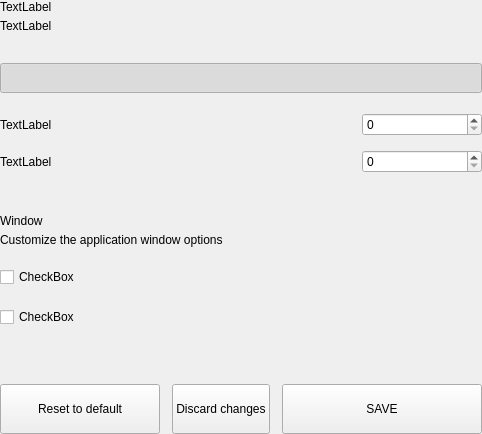
<?xml version="1.0" encoding="UTF-8"?>
<ui version="4.0">
 <class>SettingsMainOptionsWidget</class>
 <widget class="QWidget" name="SettingsMainOptionsWidget">
  <property name="geometry">
   <rect>
    <x>0</x>
    <y>0</y>
    <width>428</width>
    <height>434</height>
   </rect>
  </property>
  <property name="windowTitle">
   <string>Form</string>
  </property>
  <layout class="QVBoxLayout" name="verticalLayout">
   <property name="spacing">
    <number>0</number>
   </property>
   <property name="leftMargin">
    <number>0</number>
   </property>
   <property name="topMargin">
    <number>0</number>
   </property>
   <property name="rightMargin">
    <number>0</number>
   </property>
   <property name="bottomMargin">
    <number>0</number>
   </property>
   <item>
    <widget class="QWidget" name="left" native="true">
     <layout class="QVBoxLayout" name="verticalLayout_3">
      <property name="leftMargin">
       <number>0</number>
      </property>
      <property name="topMargin">
       <number>0</number>
      </property>
      <property name="rightMargin">
       <number>0</number>
      </property>
      <property name="bottomMargin">
       <number>0</number>
      </property>
      <item>
       <layout class="QVBoxLayout" name="verticalLayout_2">
        <property name="spacing">
         <number>0</number>
        </property>
        <item>
         <layout class="QHBoxLayout" name="horizontalLayout_3" stretch="1">
          <property name="spacing">
           <number>0</number>
          </property>
          <item>
           <layout class="QVBoxLayout" name="verticalLayoutTitle">
            <property name="spacing">
             <number>5</number>
            </property>
            <item>
             <widget class="QLabel" name="labelTitle">
              <property name="text">
               <string>TextLabel</string>
              </property>
             </widget>
            </item>
            <item>
             <widget class="QLabel" name="labelSubtitle1">
              <property name="text">
               <string>TextLabel</string>
              </property>
              <property name="wordWrap">
               <bool>true</bool>
              </property>
             </widget>
            </item>
           </layout>
          </item>
         </layout>
        </item>
        <item>
         <spacer name="verticalSpacer_2">
          <property name="orientation">
           <enum>Qt::Vertical</enum>
          </property>
          <property name="sizeType">
           <enum>QSizePolicy::Fixed</enum>
          </property>
          <property name="sizeHint" stdset="0">
           <size>
            <width>20</width>
            <height>30</height>
           </size>
          </property>
         </spacer>
        </item>
        <item>
         <layout class="QHBoxLayout" name="horizontalLayout">
          <item>
           <widget class="QPushButton" name="pushSwitchStart">
            <property name="minimumSize">
             <size>
              <width>0</width>
              <height>30</height>
             </size>
            </property>
            <property name="maximumSize">
             <size>
              <width>16777215</width>
              <height>30</height>
             </size>
            </property>
            <property name="text">
             <string/>
            </property>
            <property name="checkable">
             <bool>true</bool>
            </property>
            <property name="checked">
             <bool>true</bool>
            </property>
           </widget>
          </item>
         </layout>
        </item>
        <item>
         <spacer name="verticalSpacer_3">
          <property name="orientation">
           <enum>Qt::Vertical</enum>
          </property>
          <property name="sizeType">
           <enum>QSizePolicy::Fixed</enum>
          </property>
          <property name="sizeHint" stdset="0">
           <size>
            <width>20</width>
            <height>20</height>
           </size>
          </property>
         </spacer>
        </item>
        <item>
         <layout class="QHBoxLayout" name="horizontalLayout_2">
          <item>
           <widget class="QLabel" name="labelTitleSizeDb">
            <property name="text">
             <string>TextLabel</string>
            </property>
           </widget>
          </item>
          <item>
           <spacer name="horizontalSpacer_3">
            <property name="orientation">
             <enum>Qt::Horizontal</enum>
            </property>
            <property name="sizeHint" stdset="0">
             <size>
              <width>40</width>
              <height>20</height>
             </size>
            </property>
           </spacer>
          </item>
          <item>
           <widget class="QSpinBox" name="databaseCache">
            <property name="minimumSize">
             <size>
              <width>120</width>
              <height>0</height>
             </size>
            </property>
           </widget>
          </item>
         </layout>
        </item>
        <item>
         <spacer name="verticalThreads2">
          <property name="orientation">
           <enum>Qt::Vertical</enum>
          </property>
          <property name="sizeType">
           <enum>QSizePolicy::Fixed</enum>
          </property>
          <property name="sizeHint" stdset="0">
           <size>
            <width>20</width>
            <height>14</height>
           </size>
          </property>
         </spacer>
        </item>
        <item>
         <layout class="QHBoxLayout" name="horizontalThreads">
          <item>
           <widget class="QLabel" name="labelTitleThreads">
            <property name="text">
             <string>TextLabel</string>
            </property>
           </widget>
          </item>
          <item>
           <spacer name="horizontalSpacerThreads">
            <property name="orientation">
             <enum>Qt::Horizontal</enum>
            </property>
            <property name="sizeHint" stdset="0">
             <size>
              <width>40</width>
              <height>20</height>
             </size>
            </property>
           </spacer>
          </item>
          <item>
           <widget class="QSpinBox" name="threadsScriptVerif">
            <property name="minimumSize">
             <size>
              <width>120</width>
              <height>0</height>
             </size>
            </property>
           </widget>
          </item>
         </layout>
        </item>
        <item>
         <spacer name="verticalPercentagezRview">
          <property name="orientation">
           <enum>Qt::Vertical</enum>
          </property>
          <property name="sizeType">
           <enum>QSizePolicy::Fixed</enum>
          </property>
          <property name="sizeHint" stdset="0">
           <size>
            <width>20</width>
            <height>20</height>
           </size>
          </property>
         </spacer>
        </item>
        <item>
         <widget class="QLabel" name="labelDivider">
          <property name="minimumSize">
           <size>
            <width>0</width>
            <height>1</height>
           </size>
          </property>
          <property name="maximumSize">
           <size>
            <width>16777215</width>
            <height>1</height>
           </size>
          </property>
          <property name="text">
           <string/>
          </property>
         </widget>
        </item>
        <item>
         <spacer name="verticalThreads">
          <property name="orientation">
           <enum>Qt::Vertical</enum>
          </property>
          <property name="sizeType">
           <enum>QSizePolicy::Fixed</enum>
          </property>
          <property name="sizeHint" stdset="0">
           <size>
            <width>20</width>
            <height>20</height>
           </size>
          </property>
         </spacer>
        </item>
        <item>
         <layout class="QHBoxLayout" name="horizontalLayout_34" stretch="1">
          <property name="spacing">
           <number>0</number>
          </property>
          <item>
           <layout class="QVBoxLayout" name="verticalLayoutTitle2">
            <property name="spacing">
             <number>5</number>
            </property>
            <item>
             <widget class="QLabel" name="labelTitleDown">
              <property name="text">
               <string>Window</string>
              </property>
             </widget>
            </item>
            <item>
             <widget class="QLabel" name="labelSubtitleDown">
              <property name="text">
               <string>Customize the application window options</string>
              </property>
              <property name="wordWrap">
               <bool>true</bool>
              </property>
             </widget>
            </item>
           </layout>
          </item>
         </layout>
        </item>
        <item>
         <spacer name="verticalSpacer_5">
          <property name="orientation">
           <enum>Qt::Vertical</enum>
          </property>
          <property name="sizeType">
           <enum>QSizePolicy::Fixed</enum>
          </property>
          <property name="sizeHint" stdset="0">
           <size>
            <width>20</width>
            <height>20</height>
           </size>
          </property>
         </spacer>
        </item>
        <item>
         <widget class="QCheckBox" name="checkBoxMinTaskbar">
          <property name="text">
           <string>CheckBox</string>
          </property>
         </widget>
        </item>
        <item>
         <spacer name="verticalSpacer_4">
          <property name="orientation">
           <enum>Qt::Vertical</enum>
          </property>
          <property name="sizeType">
           <enum>QSizePolicy::Fixed</enum>
          </property>
          <property name="sizeHint" stdset="0">
           <size>
            <width>20</width>
            <height>20</height>
           </size>
          </property>
         </spacer>
        </item>
        <item>
         <widget class="QCheckBox" name="checkBoxMinClose">
          <property name="text">
           <string>CheckBox</string>
          </property>
         </widget>
        </item>
        <item>
         <spacer name="verticalSpacer">
          <property name="orientation">
           <enum>Qt::Vertical</enum>
          </property>
          <property name="sizeHint" stdset="0">
           <size>
            <width>20</width>
            <height>40</height>
           </size>
          </property>
         </spacer>
        </item>
        <item>
         <layout class="QHBoxLayout" name="horizontalLayout_7">
          <property name="spacing">
           <number>12</number>
          </property>
          <item>
           <widget class="QPushButton" name="pushButtonReset">
            <property name="minimumSize">
             <size>
              <width>160</width>
              <height>50</height>
             </size>
            </property>
            <property name="maximumSize">
             <size>
              <width>50</width>
              <height>16777215</height>
             </size>
            </property>
            <property name="text">
             <string>Reset to default</string>
            </property>
           </widget>
          </item>
          <item>
           <widget class="QPushButton" name="pushButtonClean">
            <property name="minimumSize">
             <size>
              <width>0</width>
              <height>50</height>
             </size>
            </property>
            <property name="text">
             <string>Discard changes</string>
            </property>
           </widget>
          </item>
          <item>
           <spacer name="horizontalSpacer_5">
            <property name="orientation">
             <enum>Qt::Horizontal</enum>
            </property>
            <property name="sizeType">
             <enum>QSizePolicy::Expanding</enum>
            </property>
            <property name="sizeHint" stdset="0">
             <size>
              <width>40</width>
              <height>20</height>
             </size>
            </property>
           </spacer>
          </item>
          <item>
           <widget class="QPushButton" name="pushButtonSave">
            <property name="minimumSize">
             <size>
              <width>200</width>
              <height>50</height>
             </size>
            </property>
            <property name="maximumSize">
             <size>
              <width>200</width>
              <height>50</height>
             </size>
            </property>
            <property name="text">
             <string>SAVE</string>
            </property>
           </widget>
          </item>
         </layout>
        </item>
       </layout>
      </item>
     </layout>
    </widget>
   </item>
  </layout>
 </widget>
 <resources/>
 <connections/>
</ui>
